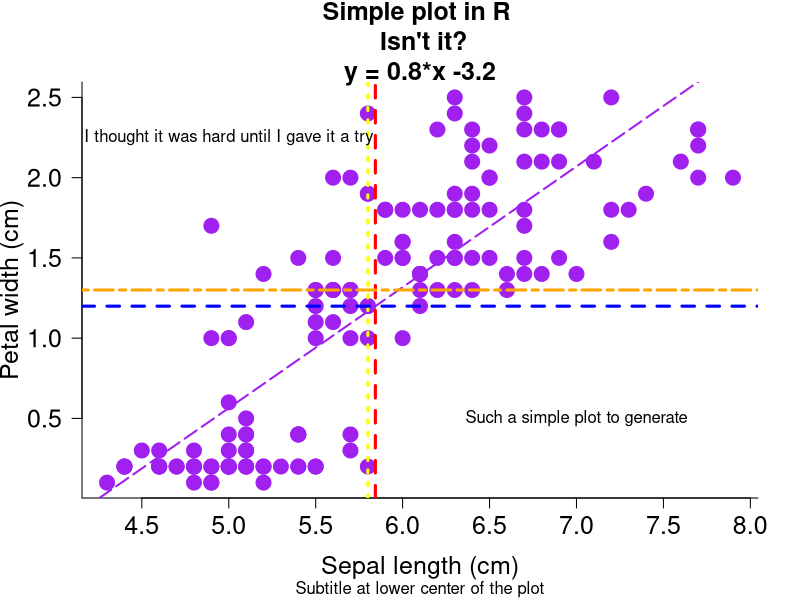
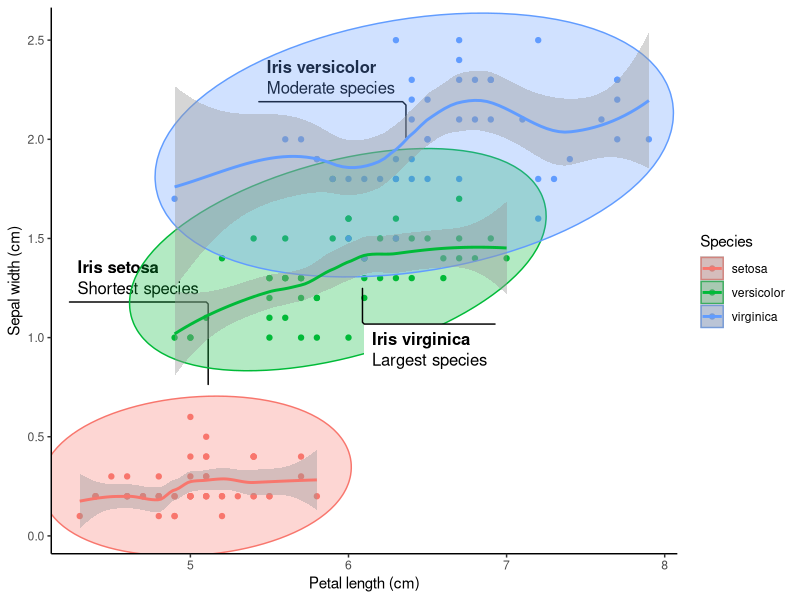

Write the R code that produced these figures, in order. (Note: this script raises an error after producing the figures.)
################################
# Wyclife Agumba Oluoch        #
# wyclifeoluoch@gmail.com      #
# https://github.com/Wycology  #
# Task: Playing with iris data #
# Created: 30th Dec 2020       #
# Edited: 18th Sept 2021       #
################################

# IRIS PLOT ----

# Loading necessary packages.

base::library(modelr)    # Modeling work-flow.........version 0.1.8
base::library(patchwork) # Combining plots............version 1.1.1
base::library(ggforce)   # working with plots.........version 0.3.3
base::library(tidyverse) # Wrangling and Visualizing..version 1.3.1

utils::str(iris) # Checking the data structure. We can already see relatively higher 
# values for sepal length variable compared to the others.

reg <- stats::lm(Petal.Width ~ Sepal.Length, data = iris) # Creating a regression line
coeff <- stats::coefficients(reg)
eq <- base::paste0('y = ', base::round(coeff[2], 1), "*x ", base::round(coeff[1], 1))
base::plot(iris$Sepal.Length, iris$Petal.Width, # Variables to use on the plot
     col = 'purple', # Color for the data points on the plot
     main = base::paste0("Simple plot in R \n Isn't it?\n", eq), # Title of the plot in two lines
     sub = 'Subtitle at lower center of the plot', # Adding subtitle to the plot
     cex = 2, # Double size of the points on
     pch = 19, # Picks the 19th character in terms of shape of points plotted
     bty = 'l', # Box type. Other options are 'o', 'n', 'l', '7', 'c', 'u', ']'
     xlab = 'Sepal length (cm)', # Labels x axis
     ylab = 'Petal width (cm)', # Labels y axis
     las = 1, # Making y axis labels to stand upright
     cex.main = 1.5, # Doubles text size on title
     cex.lab = 1.5, # Increases labels text size by 50%
     cex.axis = 1.5
     # xlim = range(0:8), # Can easily set the limits of x-axis
     # ylim = range(0:2.6) # Can easily set the limits of y-axis
     )
graphics::abline(reg, data = iris, lty = 5, lwd = 2, col = 'purple')# Best line of fit on the plot
graphics::abline(v = base::mean(iris$Sepal.Length), col = 'red', lwd = 3, lty = 2)
graphics::abline(v = stats::median(iris$Sepal.Length), col = 'yellow', lwd = 3, lty = 3)
graphics::abline(h = base::mean(iris$Petal.Width), col = 'blue', lwd = 3, lty = 2)
graphics::abline(h = stats::median(iris$Petal.Width), col = 'orange', lwd = 3, lty = 6)
graphics::text(7, 0.5, "Such a simple plot to generate")
graphics::text(5, 2.25, "I thought it was hard until I gave it a try")

# Creating cool plot of the iris data using ggplot2 package.

separate_smooth <- ggplot2::ggplot(data = iris,    # Specifying the data to be plotted.
       mapping = ggplot2::aes(x = Sepal.Length,    # Stating the axes data.
                     y = Petal.Width,     # data for the y axis
                     color = Species)) +  # Ensuring points are colored by spp.
  geom_point() +                          # Deciding the plotting geometry.
  labs(x = "Petal length (cm)",           # Specifying the axes labels.
       y = "Sepal width (cm)") +
  geom_mark_ellipse(aes(fill = Species,   # Adding ellipses for the spps.
                        filter = Species == "setosa",
                        label = "Iris setosa",
                        description = "Shortest species")) +
  geom_mark_ellipse(aes(fill = Species,
                        filter = Species == "versicolor",
                        label = "Iris versicolor",
                        description = "Moderate species")) +
  geom_mark_ellipse(aes(fill = Species,
                        filter = Species == "virginica",
                        label = "Iris virginica",
                        description = "Largest species")) +
  theme_classic() +                      # Having publication ready background.
  geom_smooth() # Adding smooth line around 95% level on the plot.

separate_smooth # Generates the plot output of the dataset 

# In the above plot, having color within the aes() breakes the data into 
# species-wise groups. Meaning each species group will be smoothed separately.

uniform_smooth <- ggplot2::ggplot(data = iris,
                         mapping = ggplot2::aes(x = Sepal.Length,
                                       y = Petal.Width)) + # Note no color here.
  ggplot2::geom_point() +
  ggplot2::labs(x = "Petal length (cm)",
       y = "Petal width (cm)") +
  ggplot2::geom_mark_ellipse(aes(fill = Species,
                        filter = Species == "setosa",
                        label = "Iris setosa",
                        description = "Shortest species")) +
  ggplot2::geom_mark_ellipse(aes(fill = Species,
                        filter = Species == "versicolor",
                        label = "Iris versicolor",
                        description = "Medium species")) +
  ggplot2::geom_mark_ellipse(aes(fill = Species,
                        filter = Species == "virginica",
                        label = "Iris virginica",
                        description = "Tallest species")) +
  ggplot2::theme_classic() +
  ggplot2::geom_smooth() # Adding the line of best fit to the data, with error margin

uniform_smooth # This is looking cool!

# Avoiding the color parameter
# together in the subsequent layers arguments. No grouping by species.

# Patchwork package allows for addition of two plots by their object names.
# The addition is so simple, just relying on the plus (+) operator.

combined_plots <- separate_smooth + uniform_smooth # Adding plots.

combined_plots # Even cooler than I thought!
# Now I want to give the plots title and tags or labels to identify them

combined_plots_labeled <- combined_plots +
  plot_annotation(
    title = "Relationships among dimensions of the three iris species", # Title of both plots.
    tag_levels = "A" # Indicates that the plots will be labelled A, B, C etc.
  ) # This makes the first plot to be A and the next to be B. Checking on 
# documentation will help know more arguments in this function.

# Now I want to remove the legends since the species labels are visible

combined_plots_labeled_no_legend <- combined_plots_labeled &
  theme(legend.position = "none") # Removes legends from the plots. I do not 
# need the legends since the species are labeled in the plots.

combined_plots_labeled_no_legend # This will print out the final product.

# Showing that in ggplot2 we can use & instead of plus (+)

attach(iris) # Rendering iris data available for subsequent codes.

iris %>% # Picking the iris data, and then
  ggplot2::ggplot(ggplot2::aes(x = Sepal.Length, y = Petal.Width)) + # Providing plotting variables.
  ggplot2::geom_point() + # Specifying the geometry to use.
  ggplot2::theme_classic() # Publication ready theme

utils::head(iris) # Checking the first few rows of the iris data-set, basically to get 
# the first six rows and the column names of the variables.

# I think it has taken me a long time to know this.
# I used ggplot2:: so that I can be sure that the & is supported by ggplot2 and 
# not any other loaded packages such ggforce and patchwork.

diamonds %>% # Picking the diamonds data to run plotting on  
  ggplot2::ggplot() + # Feeding in the diamonds data for the plot.
  ggplot2::geom_bar(mapping = ggplot2::aes(x = cut, fill = cut), show.legend = FALSE, width = 1) +
  ggplot2::theme(aspect.ratio = 1) +
  ggplot2::labs(x = NULL, y = NULL) +
  ggplot2::coord_polar() # coord_flip() can also work well with the data depending on need.
  
# Cool/crazy plot with modelr package.

library(modelr) # Loading the modeling library necessary for the analysis
options(na.action = na.warn)

ggplot(data = sim1, mapping = aes(x = x, y = y)) +
  geom_point() # There is some visible correlation between the variables

models <- tibble( # Creating some random tibble data-set for plotting.
  a1 = runif(250, -20, 40), # Generates 250 random numbers between -20 and 40
  a2 = runif(250, -5, 5) # Generates 250 random numbers between -5 and 5
)

sim1 %>% 
ggplot(aes(x = x, y =y)) +
  geom_abline(aes(intercept = a1, slope = a2),
              data = models, alpha = 1/4) +
  geom_point(col = 'purple', pch = 18, size = 5) +
  labs(x = 'The x-axis', y = 'The y-axis', title = 'Crazy model in deed') +
  theme_classic()
rm(list = ls())
